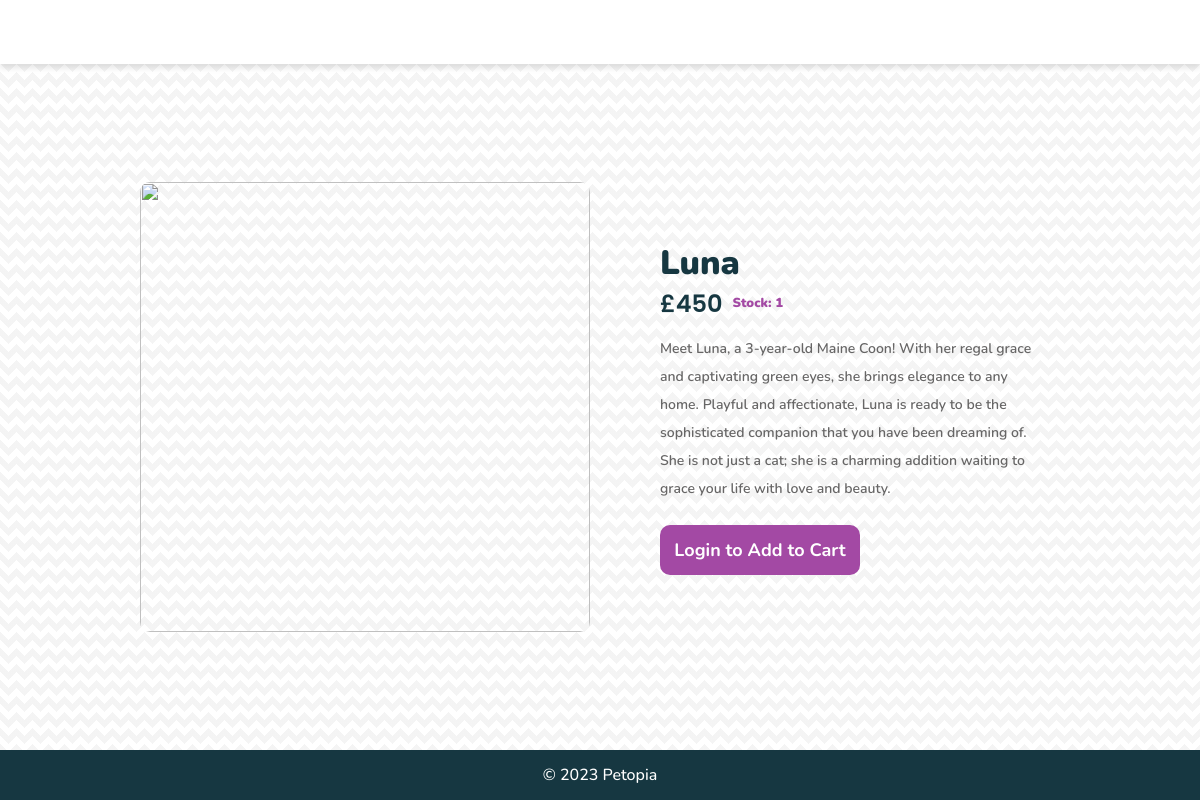
/item.php?Product_ID=3, run on the app's committed database.
### tables this page shows
CREATE TABLE `product` (
  `Product_ID` int(10) NOT NULL,
  `Name` varchar(20) NOT NULL,
  `Price` int(20) NOT NULL,
  `Num_In_Stock` int(10) UNSIGNED NOT NULL,
  `Description` varchar(500) NOT NULL,
  `Image` varchar(200) DEFAULT NULL
);

### php/mainLogCheck.php (called while the page is built, shortened)
<?php
$b=False;
?>

### item.php (the view, shortened to what this page needs)
<?php
require_once "php/mainLogCheck.php";
$tempPID = $_GET["Product_ID"];
?>
<!DOCTYPE html>
<html lang="en">
<head>
    <link href="css/item.css" rel="stylesheet" type="text/css">
    <link href='https://unpkg.com/boxicons@2.1.4/css/boxicons.min.css' rel='stylesheet'>
    <link href="css/navigation.css" rel="stylesheet" type="text/css">
    <link rel="stylesheet" href="css/footer.css">
    <link rel="stylesheet" href="https://unpkg.com/flickity@2/dist/flickity.min.css">
    <link rel="stylesheet" href="templates/hero-banner.css">
</head>
<body>
    <header></header>
    <main>
        <section class="item-section">
            <div class="item-image">
                <img src="assets/Homepage/hero-banner2.jpg" alt="">
            </div>
            <div class="right-container">
                <?php
                require_once "php/connectdb.php";
                try {
                    $productQuery =
                        "SELECT * from  product WHERE Product_ID LIKE " .
                        " '" .
                        $tempPID .
                        "'";
                    $rows = $db->query($productQuery);
                    if ($rows && $rows->rowCount() > 0) {
                        foreach ($rows as $row) { ?>
                                <h4 class="title-text"><?php echo $row[
                                    "Name"
                                ]; ?></h4>
                                <div class="price-stock-container">
                                    <h5 class="price-text">£<?php echo $row[
                                        "Price"
                                    ]; ?></h5>
                                    <p class="in-stock-text">Stock: <?php echo $row[
                                        "Num_In_Stock"
                                    ]; ?></p>
                                </div>
                                <p class="desc-text"><?php echo $row[
                                    "Description"
                                ]; ?></p>
                                <div class="item-bottom-container">
                                <?php if ($b == true) {
                                    if ($row["Num_In_Stock"] > 0) {
                                        echo "<form method='post' action='products.php'>";
                                        echo '<input type="hidden" name="productID" value="' .
                                            $row["Product_ID"] .
                                            '">';
                                        echo '<input type="hidden" name="quantity" value="1">';
                                        echo '<button class="add-cart-btn" type="submit" name="add">Add to Cart<div class="bx bx-cart-add"></div></button>';
                                        echo "</form>";
                                    } else {
                                        echo '<button class="add-cart-btn" disabled>Out of Stock</button>';
                                    }
                                } else {
                                    echo '<button class="add-cart-btn" onclick="location.href=\'login.php\'">Login to Add to Cart</button>';
                                } ?>
                        <?php }
                    } else {
                        echo "<p>No matching Product.</p>\n";
                    }
                } catch (PDOexception $ex) {
                    echo "Sorry, a database error occurred! <br>";
                    echo "Error details: <em>" . $ex->getMessage() . "</em>";
                }
                ?>
            </div>
        </section>
    </main>
</body>
<footer>
    &copy; 2023 Petopia
</footer>
</body>
</html>

### css/item.css (style rules this page uses)
main { min-height: calc(100vh - 134px); display: flex; flex-direction: column; justify-content: center; align-items: center; background-image: linear-gradient(135deg, rgba(228, 228, 228, 0.4) 25%, transparent 25%), linear-gradient(225deg, rgba(228, 228, 228, 0.4) 25%, transparent 25%), linear-gradient(45deg, rgba(228, 228, 228, 0.4) 25%, transparent 25%), linear-gradient(315deg, rgba(228, 228, 228, 0.4) 25%, #ffffff 25%); background-position: 8px 0, 8px 0, 0 0, 0 0; background-size: 16px 16px; background-repeat: repeat; }
.item-section { padding-top: 50px; padding-bottom: 50px; display: flex; justify-content: center; align-items: center; flex-wrap: wrap; gap: 70px; }
.item-image { width: 500px; height: 500px; }
.item-image img { width: 100%; height: 100%; object-fit: cover; border-radius: 10px; }
.right-container { display: flex; flex-direction: column; width: 400px; }
.title-text { margin: 0; font-size: 34px; color: #163741; margin-top: 0px; font-weight: 900; }
.price-stock-container { display: flex; flex-direction: row; align-items: center; }
.price-text { margin: 0; font-size: 24px; font-weight: 600; color: #163741; font-family: 'Poppins', sans-serif; }
.in-stock-text { font-size: 13px; color: #a349a4; margin-bottom: 0; margin-left: 10px; margin-top: 0px; font-style: normal; font-weight: 900; text-transform: inherit; }
.desc-text { font-weight: 400; line-height: 28px; color: #676666; font-weight: 600; font-size: 14px; margin-right: 20px; margin-bottom: 22px; }
.add-cart-btn { width: 200px; height: 50px; background-color: #a349a4; border: none; border-radius: 10px; cursor: pointer; color: white; font-weight: 700; font-family: Nunito, sans-serif; transition: 0.2s; font-size: 18px; position: relative; }
@media screen and (max-width: 1200px) { main { min-height: calc(100vh - 114px); } }
@media screen and (max-width: 1200px) { .item-image { width:450px; height: 450px; } }

### css/navigation.css (style rules this page uses)
body { margin: 0; font-family: 'Nunito', sans-serif; overflow-x: hidden; padding-top: 84px; }
header { width: 100%; height: auto; display: flex; justify-content: space-evenly; align-items: center; flex-direction: column; z-index: 9999; position: fixed; top: 0; box-shadow: 0 4px 6px rgba(0, 0, 0, 0.1); }
@media (max-width: 1200px) { body { padding-top: 64px; } }
@media (max-width: 1200px) { header { justify-content: space-between; height: 64px; } }

### css/footer.css (style rules this page uses)
footer { width: 100%; height: 50px; background-color: #163741; color: white; font-weight: 500; display: flex; justify-content: center; align-items: center; }

### templates/hero-banner.css (style rules this page uses)
body, html { overflow-x: hidden; }

### data on the page
product: Name "Luna", Price "450", Num_In_Stock "1", Description "Meet Luna, a 3-year-old Maine Coon! With her regal grace and captivating green eyes, she brings elegance to any home. Playful and affectionate, Luna is ready to be the sophisticated companion that you have been dreaming of. She is not just a cat; she is a charming addition waiting to grace your life with love and beauty."
